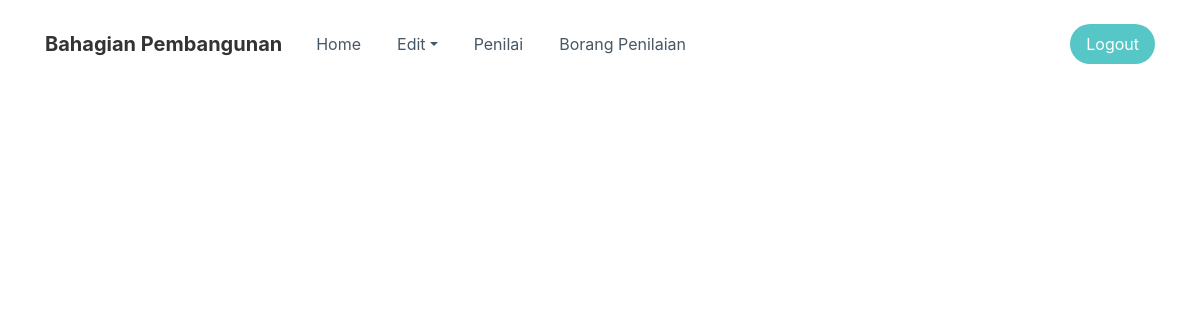
/admin/edit-pegawai.php?uid=3, run on an earlier commit of the app's database.
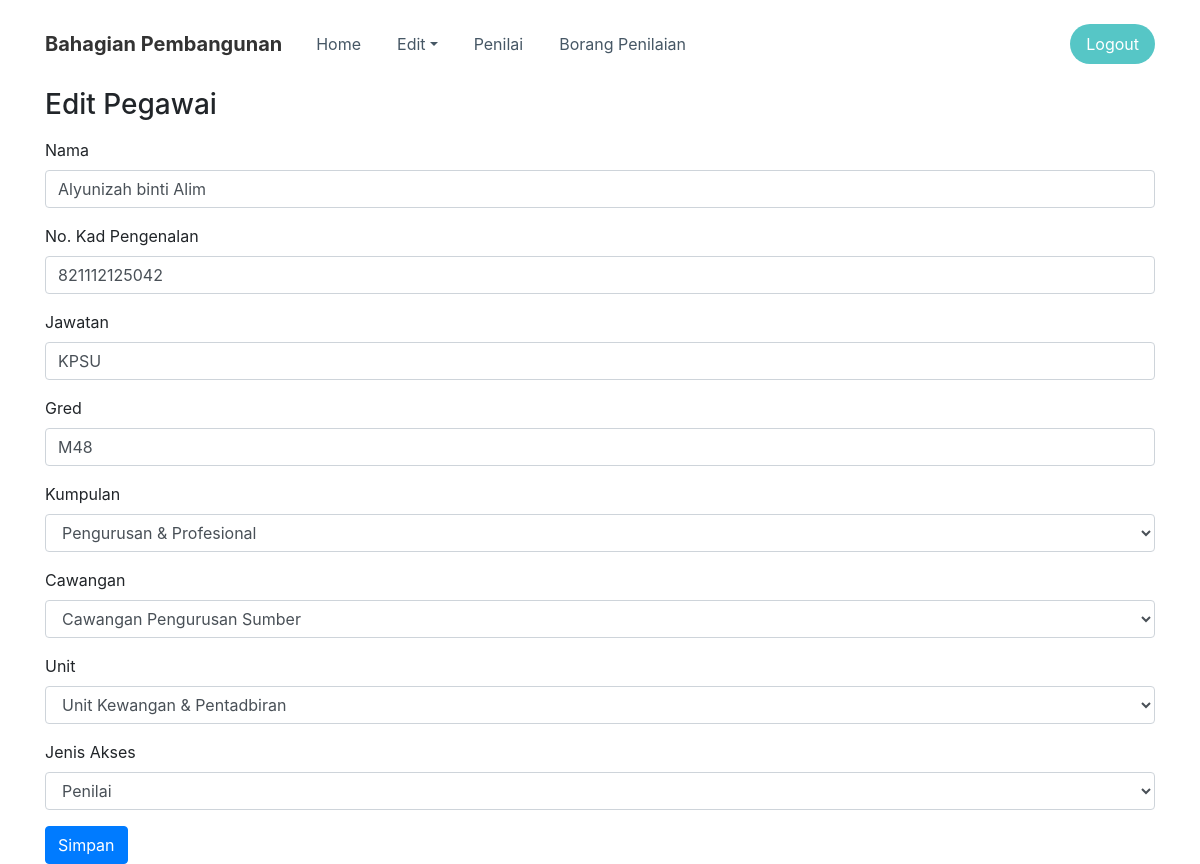
And on a later commit of the database.
### tables this page shows
CREATE TABLE `pegawai` (
  `uid` int(150) NOT NULL,
  `kad_pengenalan` varchar(12) NOT NULL,
  `nama` tinytext NOT NULL,
  `jawatan` tinytext NOT NULL,
  `gred` tinytext NOT NULL,
  `cawangan_id` int(10) NOT NULL,
  `unit_id` int(10) DEFAULT NULL,
  `kumpulan_id` int(10) NOT NULL,
  `access_id` int(10) DEFAULT NULL
);

CREATE TABLE `kategori` (
  `uid` int(10) NOT NULL,
  `nama_kumpulan` tinytext NOT NULL
);

CREATE TABLE `cawangan` (
  `uid` int(10) NOT NULL,
  `nama_cawangan` tinytext NOT NULL
);

CREATE TABLE `unit` (
  `uid` int(10) NOT NULL,
  `nama_unit` tinytext NOT NULL,
  `cawangan_id` int(10) NOT NULL
);

CREATE TABLE `access_control` (
  `uid` int(11) NOT NULL,
  `access_type` tinytext NOT NULL
);

### admin/edit-pegawai.php (the view, shortened to what this page needs)
<?php
require '../includes/db.inc.php';
include 'include/header.inc.php';
$user_id = $_GET['uid'];
$sql = "SELECT * FROM ((((pegawai INNER JOIN cawangan ON pegawai.cawangan_id=cawangan.uid) INNER JOIN unit ON pegawai.unit_id=unit.uid) INNER JOIN kategori ON pegawai.kumpulan_id=kategori.uid) INNER JOIN access_control ON pegawai.access_id=access_control.uid) WHERE pegawai.uid=$user_id";
$result = mysqli_query($db, $sql);
$resultCheck = mysqli_num_rows($result);
if ($resultCheck > 0) {
    while ($row = mysqli_fetch_assoc($result)) {
?>
        <div class="container">
            <h3>Edit Pegawai</h3>
            <form action="controller/pegawai.controller.php" method="post">
                <div class="form-group"><label>Nama</label><input class="form-control" type="text" name="nama" value="<?php echo $row['nama']; ?>"></div>
                <div class="form-group"><label>No. Kad Pengenalan</label><input class="form-control" type="text" name="kad_pengenalan" value="<?php echo $row['kad_pengenalan']; ?>"></div>
                <div class="form-group"><label>Jawatan</label><input class="form-control" type="text" name="jawatan" value="<?php echo $row['jawatan']; ?>"></div>
                <div class="form-group"><label>Gred</label><input class="form-control" type="text" name="gred" value="<?php echo $row['gred']; ?>"></div>
                <div class="form-group">
                    <label for="exampleFormControlSelect1">Kumpulan</label>
                    <select class="form-control" name="kumpulan">
                        <?php echo "<option selected value='" . $row['kumpulan_id'] . "'>" . $row['nama_kumpulan'] . "</option>"; ?>
                    </select>
                </div>
                <div class="form-group">
                    <label for="exampleFormControlSelect1">Cawangan</label>
                    <select id="pilih-cawangan" class="form-control" name="cawangan">
                        <?php echo "<option selected value='" . $row['cawangan_id'] . "'>" . $row['nama_cawangan'] . "</option>"; ?>
                    </select>
                </div>
                <div class="form-group">
                    <label for="exampleFormControlSelect1">Unit</label>
                    <select id="tunjuk-unit" class="form-control" name="unit">
                        <?php echo "<option selected value='" . $row['unit_id'] . "'>" . $row['nama_unit'] . "</option>"; ?>
                    </select>
                </div>
                <div class="form-group">
                    <label for="exampleFormControlSelect1">Jenis Akses</label>
                    <select id="access-ctrl" class="form-control" name="access">
                        <?php echo "<option selected value='" . $row['access_id'] . "'>" . $row['access_type'] . "</option>"; ?>
                    </select>
                </div>
                <button class="btn btn-primary" type="submit" name="edit-pegawai">Simpan</button>
            </form>
        </div>
<?php
    }
}
include 'include/footer.inc.php';
?>

What changed in the data, as far as the page shows it:
now on this page (row edited): pegawai: nama "Alyunizah binti Alim", kad_pengenalan "821112125042", jawatan "KPSU", gred "M48", kumpulan "Pengurusan & Profesional", cawangan "Cawangan Pengurusan Sumber", unit "Unit Kewangan & Pentadbiran", access "Penilai"
